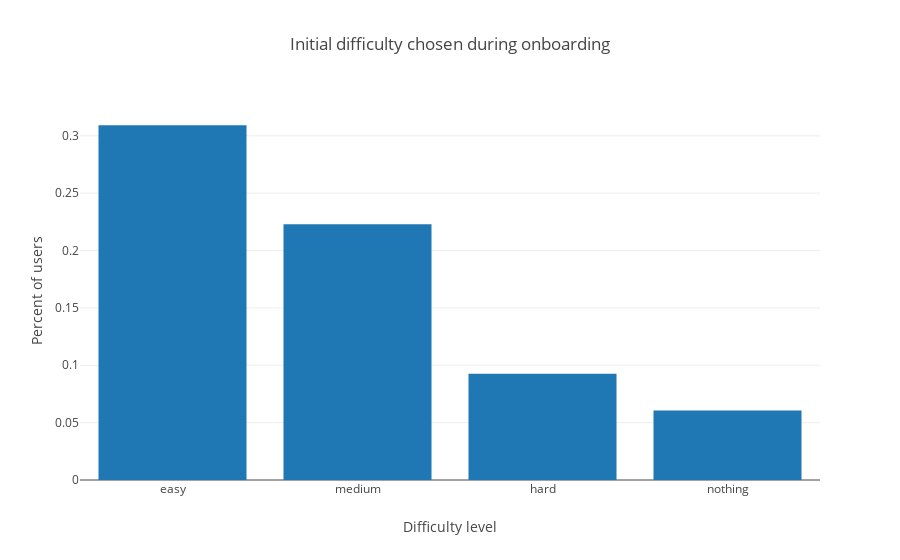

The notebook cell saved with this chart:
### Markdown cell above
We know users have differing preferences for how difficult they want their interventions to be.

Ie, if you ask them during onboarding the following question "How aggressive would you like HabitLab to be in reducing your time online" then the answers are as follows

### Code cell
from initial_difficulty_choice_utils import plot_initial_chosen_difficulties_per_install_percent
plot_initial_chosen_difficulties_per_install_percent()

### Figure 1 — Plotly figure (JSON) as saved in the notebook; plotly's stock layout.template omitted (floating-point values rounded to 4 significant figures)
{"data": [{"type": "bar", "uid": "b81a97b6-997e-4aac-97f0-cd74fbe3272b", "x": [null, "easy", "medium", "hard", "nothing"], "y": [0.3147, 0.3093, 0.2229, 0.0926, 0.06057]}], "layout": {"title": {"text": "Initial difficulty chosen during onboarding"}, "xaxis": {"title": {"text": "Difficulty level"}}, "yaxis": {"title": {"text": "Percent of users"}}}}
